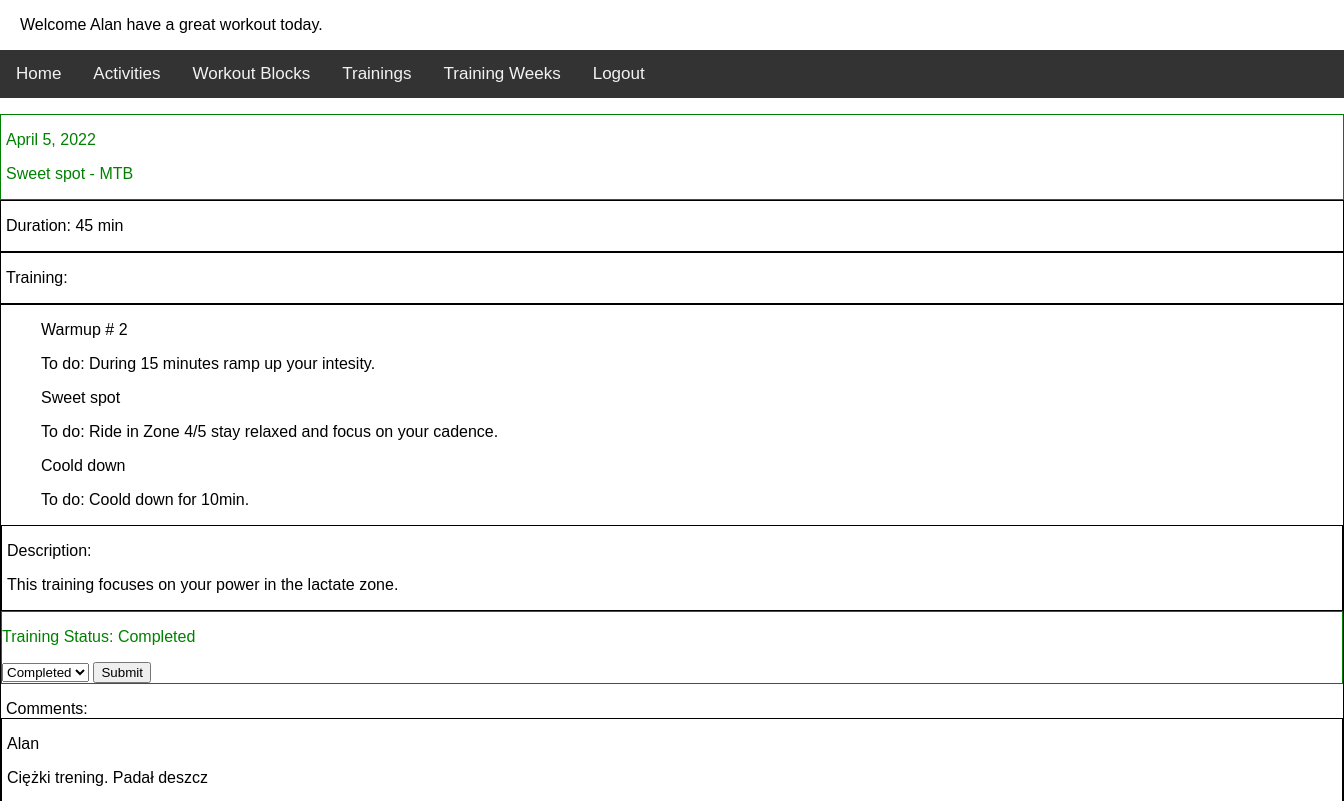
/trainingz_app/training_day/2/ (signed in, upper part), run on an earlier commit of the app's database.
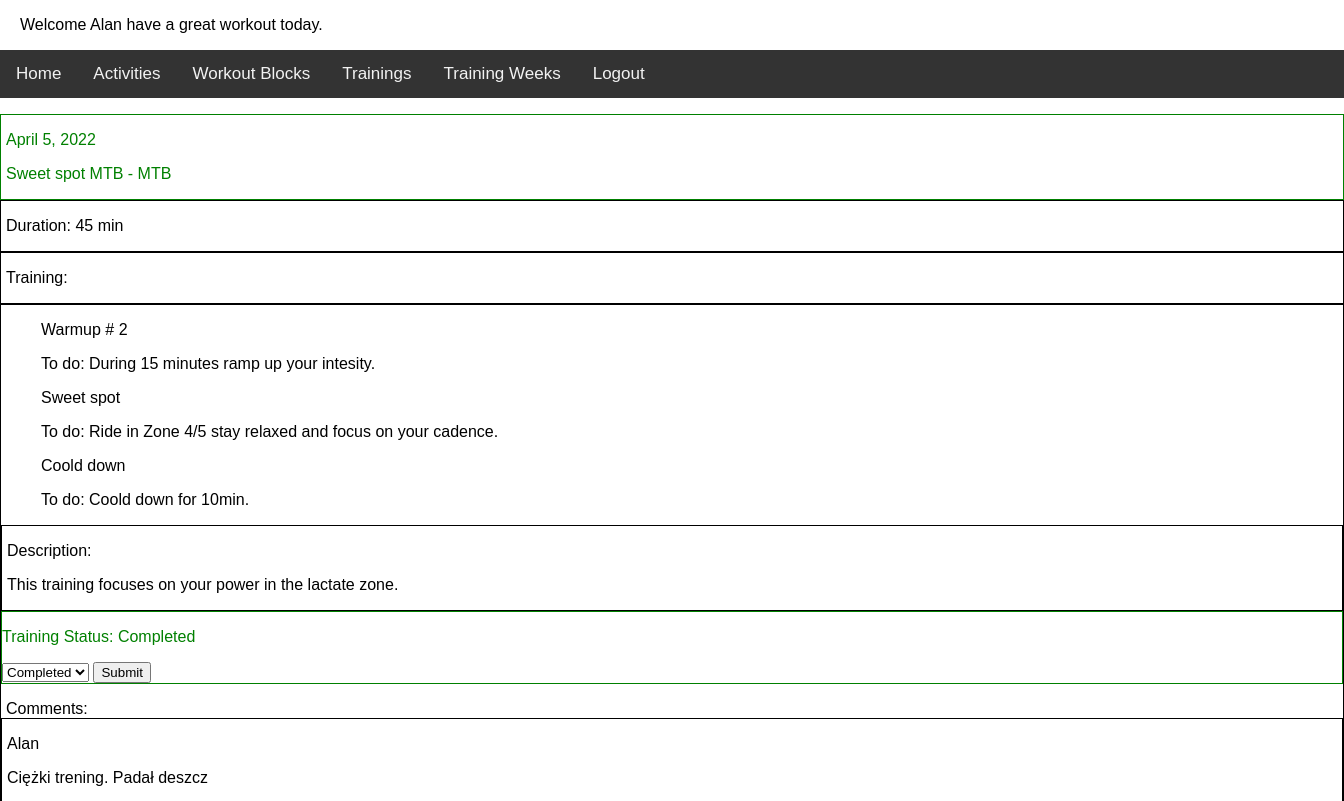
And on a later commit of the database.
### trainingz_app/models.py (models this page shows, shortened)
class TrainingDay(models.Model):
    training = models.ForeignKey(Training, on_delete=models.CASCADE)
    date = models.DateField()
    completed = models.CharField(
        max_length=15, choices=TO_DO_COMPLETED, default="To Do"
    )

class Training(models.Model):
    name = models.CharField(max_length=50)
    activity = models.ForeignKey(Activity, on_delete=models.CASCADE)
    description = models.TextField()
    workout_blocks = models.ManyToManyField(WorkoutBlock)
    def __str__(self):
        return self.name

class Activity(models.Model):
    name = models.CharField(max_length=40)
    def __str__(self):
        return self.name

### trainingz_app/views.py (the view, shortened to what this page needs)
class ShowDetailTrainingDayView(LoginRequiredMixin, View):
    def get(self, request, id):
        training_day = TrainingDay.objects.get(pk=id)
        training_id = TrainingDay.objects.get(pk=id).training_id
        training = Training.objects.get(pk=training_id)
        workout_blocks = training.workout_blocks.all()
        comments = training_day.comment_set.all()
        form = AddCommentForm()
        training_duration = 0
        for workout_block in workout_blocks:
            training_duration += workout_block.duration
        ctx = {
            "comments": comments,
            "form": form,
            "training": training,
            "training_duration": training_duration,
            "training_day": training_day,
        }
        return render(request, "training_day_detail.html", ctx)

### trainingz_app/forms.py
class AddCommentForm(forms.ModelForm):
    class Meta:
        model = Comment
        fields = ["text"]

### trainingz_app/context_processor.py (called while the page is built)
def get_date(request):
    return {"date": datetime.now()}

### trainingz_app/templates/training_day_detail.html (shortened to what this page needs)
{% extends 'base.html' %}
{% block trainingz %}
    <div style="border: 1px solid; padding-left:5px" id="main">
        <p id="date">{{ training_day.date }}</p>
        <p>{{ training_day.training }} - {{ training_day.training.activity }}</p>
    </div>
    <div style="border: 1px solid;">
        <p style="padding-left:5px">Duration: {{ training_duration }} min</p>
    </div>
    <div style="border: 1px solid;">
        <p style="padding-left:5px">Training:</p>
    </div>
    <div style="border: 1px solid;">
        {% for workout_block in training.workout_blocks.all %}
            <ul>{{ workout_block.name }}
                <p>To do: {{ workout_block.workout_details }}</p>
            </ul>
        {% endfor %}
        <div style="border: 1px solid;">
            <p style="padding-left:5px">Description: </p>
            <p style="padding-left:5px">{{ training.description }}</p>
        </div>
        <div style="border: 1px solid;" id="text">
            <p>Training Status: <label id="completed">{{ training_day.completed }}</label></p>
            <form method="POST">
                <select name="Completed">
                    <option value="Completed">Completed</option>
                </select>
                <input type="submit" value="Submit">
            </form>
        </div>
        <div style="padding-left:5px">Comments:</div>
        {% for comment in comments %}
            <div style="border: 1px solid;">
            <p style="padding-left:5px">{{ comment.author }}</p>
            <p style="padding-left:5px"> {{ comment.text }}</p>
        {% endfor %}
        </div>
{% endblock %}

What changed in the data, as far as the page shows it:
changed through a linked row, TrainingDay "Completed": training "Sweet spot" → "Sweet spot MTB"
